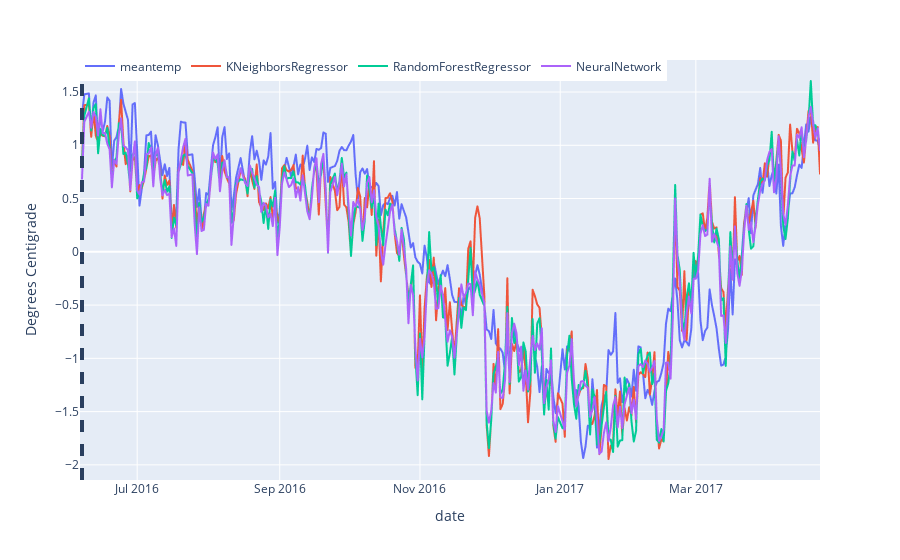
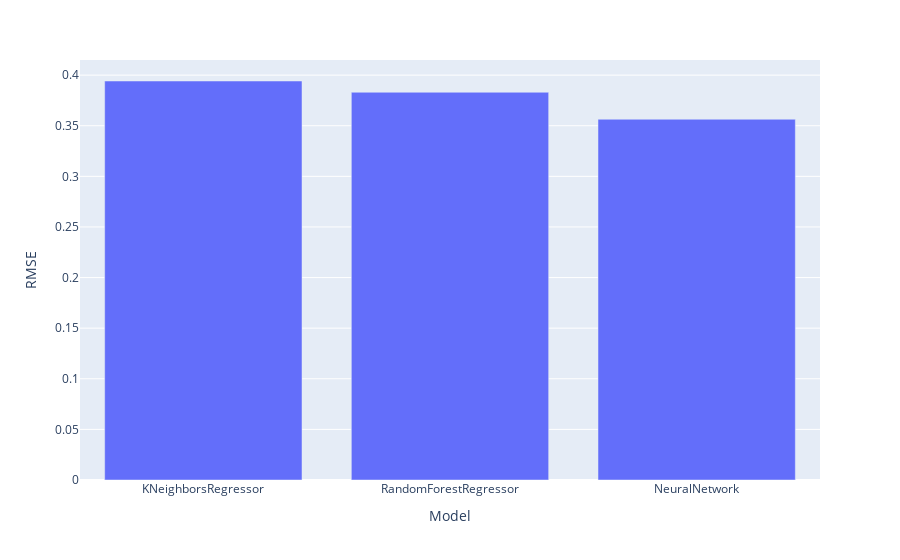

Write notebook code for charts like these, in order.
### Code cell
# Create a list of models with hyperparameter grids
models = [
    {
        'name': 'KNeighborsRegressor',
        'model': KNeighborsRegressor(),
        'param_grid': {
            'n_neighbors': [1, 2, 5],
            'weights': ['uniform', 'distance'],
        }
    },
    {
        'name': 'RandomForestRegressor',
        'model': RandomForestRegressor(),
        'param_grid': {
            'n_estimators': [10, 25, 100],
            'max_depth': [10, 20],
        }
    },
    {
        'name': 'NeuralNetwork',
        'model': MLPRegressor(),
        'param_grid': {
            'hidden_layer_sizes': [(100,), (50, 50), (50, 25, 10)],
            'activation': ['relu', 'tanh'],
            'alpha': [0.0001, 0.001, 0.01],
        }
    }
]

# Create an empty DataFrame to store the performance results
performance_table = pd.DataFrame(columns=["Model", "RMSE", "R2 Score"])

# Remove forecast figures from the training and test data
X_train = df_train.drop([target_name], axis=1)
y_train = df_train[target_name]
X_test = df_test.drop([target_name], axis=1)
y_test = df_test[target_name]

# Define the number of cross-validation folds
num_folds = 10

# Create a KFold cross-validation object
kf = KFold(n_splits=num_folds, shuffle=True, random_state=42)


# Create a dataframe and store test prediction values
pred_results = df_test
results_df = pd.DataFrame()

# Fit the models, perform hyperparameter tuning, and evaluate performance with cross-validation
for model_info in models:

    model_name = model_info['name']
    model = model_info['model']
    param_grid = model_info['param_grid']

    # For non-AR(1) models, continue with your existing code
    grid_search = GridSearchCV(model, param_grid, cv=kf, scoring='neg_root_mean_squared_error', n_jobs=-1)
    grid_search.fit(X_train, y_train)
    best_model = grid_search.best_estimator_
    y_pred = best_model.predict(X_test)

    # Add rescaled test forecast results to dataframe
    pred_results[model_name] = y_pred * target_stdev + target_mean

    # Calculate performance metrics on the test set
    rmse = mean_squared_error(y_test, y_pred, squared=False)

    # Create a DataFrame for the current model's results
    model_results = pd.DataFrame({"Model": [model_name], "RMSE": [rmse]})

    # Concatenate the results with the performance_table
    results_df = pd.concat([results_df, model_results], ignore_index=True)

results_df

df_out = pred_results[['meantemp', 'KNeighborsRegressor', 'RandomForestRegressor', 'NeuralNetwork']]

# Create a line plot 
fig = px.line(df_out, labels=dict(created_at="Date", value="Degrees Centigrade"))

# Add a vertical line at the minimum index of the test data for reference
fig.add_vline(x=min(df_test.index), line_width=4, line_dash="dash")

# Update the layout 
fig.update_layout(
    legend=dict(orientation='h', y=1.02, title_text="")  )

# Display the finalized plot
fig.show()

# Plor bar chart
fig = px.bar(results_df, x="Model", y="RMSE",
             barmode='group')
fig.show()

### Figure 1 — Plotly figure (JSON) as saved in the notebook; plotly's stock layout.template omitted (floating-point values rounded to 4 significant figures; data arrays with more than 128 entries replaced by an {"elided": "..."} marker saying what was removed)
{"data": [{"hovertemplate": "variable=meantemp<br>date=%{x}<br>Degrees Centigrade=%{y}<extra></extra>", "legendgroup": "meantemp", "line": {"color": "#636efa", "dash": "solid"}, "marker": {"symbol": "circle"}, "mode": "lines", "name": "meantemp", "showlegend": true, "type": "scattergl", "x": {"elided": "313 str values"}, "xaxis": "x", "y": {"elided": "313 float values"}, "yaxis": "y"}, {"hovertemplate": "variable=KNeighborsRegressor<br>date=%{x}<br>Degrees Centigrade=%{y}<extra></extra>", "legendgroup": "KNeighborsRegressor", "line": {"color": "#EF553B", "dash": "solid"}, "marker": {"symbol": "circle"}, "mode": "lines", "name": "KNeighborsRegressor", "showlegend": true, "type": "scattergl", "x": {"elided": "313 str values"}, "xaxis": "x", "y": {"elided": "313 float values"}, "yaxis": "y"}, {"hovertemplate": "variable=RandomForestRegressor<br>date=%{x}<br>Degrees Centigrade=%{y}<extra></extra>", "legendgroup": "RandomForestRegressor", "line": {"color": "#00cc96", "dash": "solid"}, "marker": {"symbol": "circle"}, "mode": "lines", "name": "RandomForestRegressor", "showlegend": true, "type": "scattergl", "x": {"elided": "313 str values"}, "xaxis": "x", "y": {"elided": "313 float values"}, "yaxis": "y"}, {"hovertemplate": "variable=NeuralNetwork<br>date=%{x}<br>Degrees Centigrade=%{y}<extra></extra>", "legendgroup": "NeuralNetwork", "line": {"color": "#ab63fa", "dash": "solid"}, "marker": {"symbol": "circle"}, "mode": "lines", "name": "NeuralNetwork", "showlegend": true, "type": "scattergl", "x": {"elided": "313 str values"}, "xaxis": "x", "y": {"elided": "313 float values"}, "yaxis": "y"}], "layout": {"legend": {"orientation": "h", "title": {"text": ""}, "tracegroupgap": 0, "y": 1.02}, "margin": {"t": 60}, "shapes": [{"line": {"dash": "dash", "width": 4}, "type": "line", "x0": "2016-06-07T00:00:00", "x1": "2016-06-07T00:00:00", "xref": "x", "y0": 0, "y1": 1, "yref": "y domain"}], "xaxis": {"anchor": "y", "domain": [0, 1], "title": {"text": "date"}}, "yaxis": {"anchor": "x", "domain": [0, 1], "title": {"text": "Degrees Centigrade"}}}}

### Figure 2 — Plotly figure (JSON) as saved in the notebook; plotly's stock layout.template omitted (floating-point values rounded to 4 significant figures)
{"data": [{"alignmentgroup": "True", "hovertemplate": "Model=%{x}<br>RMSE=%{y}<extra></extra>", "legendgroup": "", "marker": {"color": "#636efa", "pattern": {"shape": ""}}, "name": "", "offsetgroup": "", "orientation": "v", "showlegend": false, "textposition": "auto", "type": "bar", "x": ["KNeighborsRegressor", "RandomForestRegressor", "NeuralNetwork"], "xaxis": "x", "y": [0.3942, 0.3831, 0.3564], "yaxis": "y"}], "layout": {"barmode": "group", "legend": {"tracegroupgap": 0}, "margin": {"t": 60}, "xaxis": {"anchor": "y", "domain": [0, 1], "title": {"text": "Model"}}, "yaxis": {"anchor": "x", "domain": [0, 1], "title": {"text": "RMSE"}}}}
